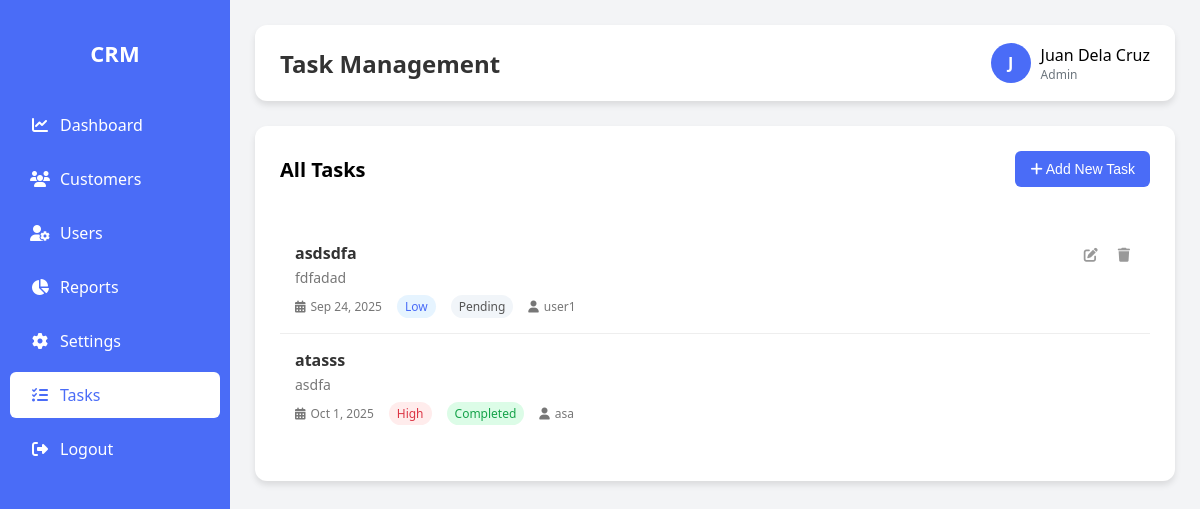
Before: /task.php (signed in) with the older database file.
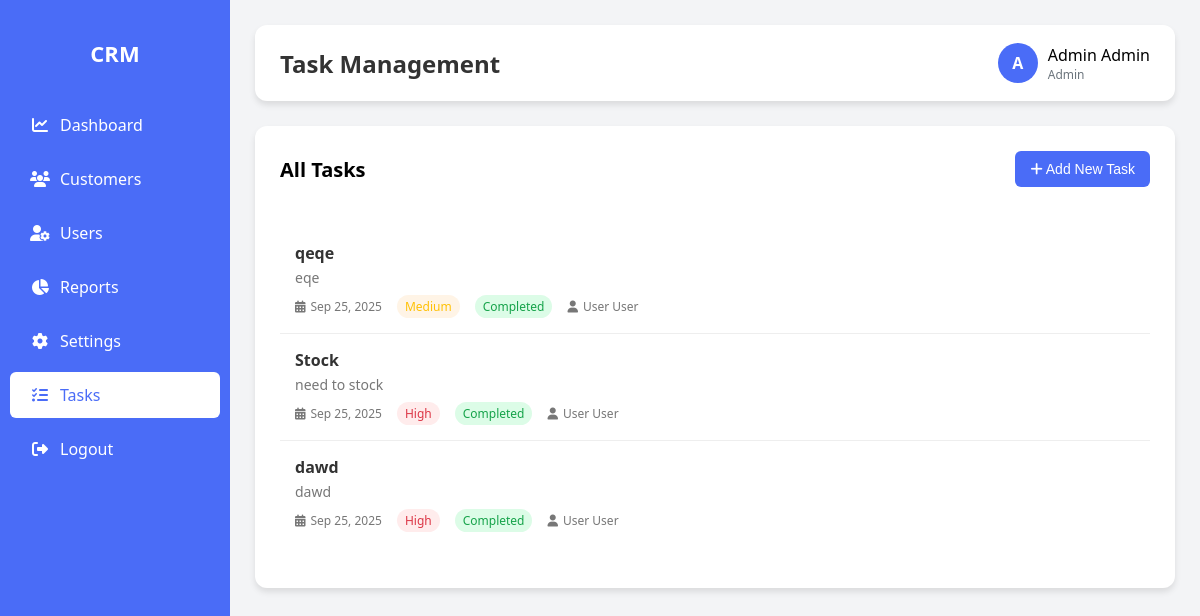
After: the same page with the newer database file.
### tables this page shows
CREATE TABLE `users` (
  `id` int(11) NOT NULL,
  `name` varchar(100) NOT NULL,
  `email` varchar(100) NOT NULL,
  `password` varchar(255) NOT NULL,
  `role` enum('admin','user') DEFAULT 'user',
  `created_at` timestamp NOT NULL DEFAULT current_timestamp(),
  `updated_at` timestamp NOT NULL DEFAULT current_timestamp() ON UPDATE current_timestamp()
);

CREATE TABLE `tasks` (
  `id` int(11) NOT NULL,
  `title` varchar(255) NOT NULL,
  `description` text DEFAULT NULL,
  `due_date` date NOT NULL,
  `priority` enum('low','medium','high') NOT NULL DEFAULT 'medium',
  `status` enum('pending','in-progress','completed') NOT NULL DEFAULT 'pending',
  `assigned_to` int(11) NOT NULL,
  `created_by` int(11) NOT NULL,
  `created_at` timestamp NOT NULL DEFAULT current_timestamp(),
  `updated_at` timestamp NOT NULL DEFAULT current_timestamp() ON UPDATE current_timestamp()
);

### functions.php (called while the page is built, shortened)
<?php
function getTasks() {
    global $conn;
    $role = $_SESSION['role'];
    $sql = "SELECT t.*, u.name as assigned_name, creator.name as created_by_name
            FROM tasks t
            JOIN users u ON t.assigned_to = u.id
            JOIN users creator ON t.created_by = creator.id";
    $sql .= " ORDER BY t.id DESC";
    $stmt = $conn->prepare($sql);
    $stmt->execute();
    $result = $stmt->get_result();
    $tasks = [];
    while ($row = $result->fetch_assoc()) {
        $tasks[] = $row;
    }
    return $tasks;
}
function getUserDetails($user_id) {
    global $conn;
    $sql = "SELECT * FROM users WHERE id = ?";
    $stmt = $conn->prepare($sql);
    $stmt->bind_param("i", $user_id);
    $stmt->execute();
    $result = $stmt->get_result();
    if ($result->num_rows > 0) {
        $user = $result->fetch_assoc();
        $name_parts = explode(' ', $user['name'], 2);
        $user['first_name'] = $name_parts[0] ?? '';
        $user['last_name'] = $name_parts[1] ?? '';
        return $user;
    }
    return null;
}
?>

### task.php (the view, shortened to what this page needs)
<?php
include 'config.php';
include 'functions.php';
$user_id = $_SESSION['user_id'];
$user = getUserDetails($user_id);
$role = $user['role'];
$user_name = $user['name'];
$tasks = getTasks();
?>
<!DOCTYPE html>
<html lang="en">
<head>
    <link rel="stylesheet" href="https://cdnjs.cloudflare.com/ajax/libs/font-awesome/6.4.0/css/all.min.css">
</head>
<body>
    <?php include 'sidebar.php'; ?>
    <div class="main-content">
        <div class="header">
            <h2>Task Management</h2>
            <div class="header-actions">
                 <div class="user-profile">
                    <div class="user-avatar"><?php echo strtoupper(substr($user_name, 0, 1)); ?></div>
                    <div>
                        <div style="font-weight: 500;"><?php echo htmlspecialchars($user_name); ?></div>
                        <div style="font-size: 12px; color: var(--secondary);"><?php echo ucfirst($role); ?></div>
                    </div>
                </div>
            </div>
        </div>
        <div class="card">
            <div class="card-header">
                <h2><?php echo ($role === 'admin') ? 'All Tasks' : 'My Tasks'; ?></h2>
                <?php if ($role === 'admin') : ?>
                    <button class="btn btn-primary" id="addTaskBtn"><i class="fas fa-plus"></i> Add New Task</button>
                <?php endif; ?>
            </div>
            <ul class="task-list" id="taskList">
                <?php if (!empty($tasks)): foreach ($tasks as $task): ?>
                <li class="task-item" data-id="<?php echo $task['id']; ?>">
                    <div class="task-content">
                        <div class="task-title"><?php echo htmlspecialchars($task['title']); ?></div>
                        <div class="task-description"><?php echo htmlspecialchars($task['description'] ?? ''); ?></div>
                        <div class="task-meta">
                            <div><i class="fas fa-calendar-alt"></i> <span><?php echo date("M j, Y", strtotime($task['due_date'])); ?></span></div>
                            <div class="task-priority priority-<?php echo $task['priority']; ?>"><?php echo ucfirst($task['priority']); ?></div>
                            <div class="task-status status-<?php echo $task['status']; ?>"><?php echo ucfirst(str_replace('-', ' ', $task['status'])); ?></div>
                            <?php if ($role === 'admin'): ?>
                            <div><i class="fas fa-user"></i> <?php echo htmlspecialchars($task['assigned_name']); ?></div>
                            <?php endif; ?>
                        </div>
                    </div>
                    <div class="task-actions">
                        <?php if ($role === 'admin' && $task['status'] !== 'completed') : ?>
                            <button title="Edit" onclick="editTask(this)" data-task='<?= htmlspecialchars(json_encode($task), ENT_QUOTES, 'UTF-8') ?>'><i class="fas fa-edit"></i></button>
                            <form method="POST" onsubmit="return confirm('Delete this task?');" style="display:inline;">
                                <button type="submit" title="Delete"><i class="fas fa-trash"></i></button>
                            </form>
                        <?php endif; ?>
                    </div>
                </li>
                <?php endforeach; endif; ?>
            </ul>
        </div>
    </div>
</body>
</html>

Changed rows visible on the page:
removed tasks: title "asdsdfa", description "fdfadad", due_date "Sep 24, 2025", priority "Low", status "Pending", assigned_to.name "user1"
removed tasks: title "atasss", description "asdfa", due_date "Oct 1, 2025", priority "High", status "Completed", assigned_to.name "asa"
changed users: name "J" → "A"; name "Juan Dela Cruz" → "Admin Admin"
added tasks: title "qeqe", description "eqe", due_date "Sep 25, 2025", priority "Medium", status "Completed", assigned_to.name "User User"
added tasks: title "Stock", description "need to stock", due_date "Sep 25, 2025", priority "High", status "Completed", assigned_to.name "User User"
added tasks: title "dawd", description "dawd", due_date "Sep 25, 2025", priority "High", status "Completed", assigned_to.name "User User"
